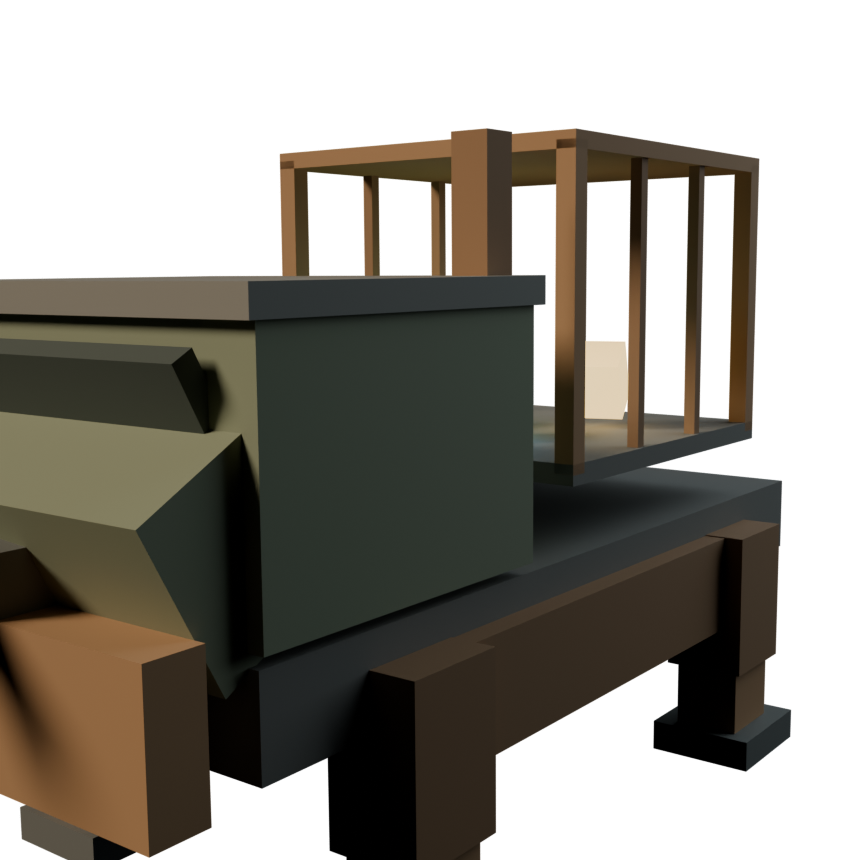
#> input picture inbox/_done/karavan_bosses/portrait_raw/karavan_gruz.png, 860 x 860 px; its folder holds 3 pictures in this run
$ python compose_portraits.py
#> lines starting #> are read from the running program, lines starting #| are printed output that depends on the picture; after the words box and inside, x2 and y2 are one past the last pixel; in counts of white or black regions, pixels touching at a corner belong together
# -*- coding: utf-8 -*-
# ЗАДАЧА 46а: композ портретов 612px (тёплый градиент + виньетка + рамка)
# и 46б: 10 иконок ярусов башни 128px (плита pack_icons + глиф + римская цифра).
import math
import os

import numpy as np
from PIL import Image, ImageDraw, ImageFilter

HERE = os.path.dirname(os.path.abspath(__file__))
RAW = os.path.join(HERE, 'portrait_raw')
OUT = HERE
TIERS_DIR = r'E:\StalkerRevert\StalkerRevert\inbox\tier_icons'
os.makedirs(TIERS_DIR, exist_ok=True)

S = 612
KARAVANS = [
    ('karavan_gruz', (46, 30, 16), (120, 78, 36)),
    ('karavan_bronekolonna', (44, 24, 16), (122, 62, 34)),
    ('karavan_tsar', (40, 36, 20), (128, 96, 46)),
]


def radial_glow(size, color, alpha):
    g = Image.new('L', (size, size), 0)
    d = ImageDraw.Draw(g)
    steps = 26
    for i in range(steps, 0, -1):
        r = int(size * 0.52 * i / steps)
        a = int(alpha * (1 - i / steps) ** 1.7)
        d.ellipse([size // 2 - r, size // 2 - r, size // 2 + r, size // 2 + r], fill=a)
    layer = Image.new('RGBA', (size, size), color + (0,))
    layer.putalpha(g)
    return layer


def compose_portrait(name, top, bot):
    bg = Image.new('RGB', (S, S))
    px = bg.load()
    for y in range(S):
        t = y / (S - 1)
        row = (int(top[0] + (bot[0] - top[0]) * t),
               int(top[1] + (bot[1] - top[1]) * t),
               int(top[2] + (bot[2] - top[2]) * t))
        for x in range(S):
            px[x, y] = row
    img = bg.convert('RGBA')
    img.alpha_composite(radial_glow(S, (255, 170, 70), 120))
    fg = Image.open(os.path.join(RAW, name + '.png')).convert('RGBA')
    fg.thumbnail((S - 30, S - 30), Image.LANCZOS)
    # тень
    sh = Image.new('RGBA', (S, S), (0, 0, 0, 0))
    a = fg.split()[3]
    foot = a.crop((0, max(0, a.height - 50), a.width, a.height))
    fw = int(fg.width * 1.25)
    foot = foot.resize((fw, max(8, foot.height // 3)))
    sh.paste(foot, ((S - fw) // 2, S - 50 - foot.height))
    r_, g_, b_, a_ = sh.split()
    a_ = a_.point(lambda v: v * 50 // 100)
    sh = Image.merge('RGBA', (r_, g_, b_, a_)).filter(ImageFilter.GaussianBlur(12))
    img.alpha_composite(sh)
    img.alpha_composite(fg, ((S - fg.width) // 2, S - 22 - fg.height))
    # виньетка + тёмная рамка серии
    vig = Image.new('L', (S, S), 0)
    dv = ImageDraw.Draw(vig)
    dv.rectangle([0, 0, S, S], fill=100)
    dv.ellipse([-S * 0.3, -S * 0.3, S * 1.3, S * 1.3], fill=0)
    vig = vig.filter(ImageFilter.GaussianBlur(46))
    dark = Image.new('RGBA', (S, S), (0, 0, 0, 255))
    dark.putalpha(vig)
    img.alpha_composite(dark)
    d = ImageDraw.Draw(img)
    d.rectangle([0, 0, S - 1, S - 1], outline=(12, 12, 10, 255), width=14)
    img.convert('RGB').save(os.path.join(OUT, name + '.png'))
    print('PORTRAIT OK', name)


# ==================== 46б: иконки ярусов 128px ====================
TS = 128
TC = 64


def plate_base(rim):
    img = Image.new('RGBA', (TS, TS), (0, 0, 0, 0))
    d = ImageDraw.Draw(img)
    cut = 18
    pts = [(cut, 4), (TS - cut, 4), (TS - 4, cut), (TS - 4, TS - cut),
           (TS - cut, TS - 4), (cut, TS - 4), (4, TS - cut), (4, cut), (cut, 4)]
    d.polygon(pts, fill=(22, 25, 20, 248))
    d.line(pts, fill=rim + (220,), width=4)
    for bx, by in [(cut - 4, cut - 4), (TS - cut + 4, cut - 4),
                   (cut - 4, TS - cut + 4), (TS - cut + 4, TS - cut + 4)]:
        d.ellipse([bx - 3, by - 3, bx + 3, by + 3], fill=rim + (190,))
    return img, d


ROMAN = ['I', 'II', 'III', 'IV', 'V', 'VI', 'VII', 'VIII', 'IX', 'X']


def num_strip(d, i, rim):
    d.rectangle([20, TS - 26, TS - 20, TS - 8], fill=(30, 33, 27, 255),
                outline=rim + (160,), width=2)
    w = len(ROMAN[i]) * 9 + 4
    # римские — простым PIL-шрифтом нет; рисуем палочками
    x0 = TC - w // 2
    y0 = TS - 24
    x = x0
    for ch in ROMAN[i]:
        if ch == 'I':
            d.rectangle([x, y0, x + 4, y0 + 14], fill=(232, 226, 190, 255))
            x += 9
        elif ch == 'V':
            d.polygon([(x, y0), (x + 5, y0 + 14), (x + 10, y0)], fill=(232, 226, 190, 255))
            x += 14
        elif ch == 'X':
            d.line([x, y0, x + 10, y0 + 14], fill=(232, 226, 190, 255), width=4)
            d.line([x + 10, y0, x, y0 + 14], fill=(232, 226, 190, 255), width=4)
            x += 14


def g_roots(d):
    # ветвистые корни
    d.line([TC, 26, TC, 52], fill=(160, 175, 110, 255), width=5)
    for dx, dy, ex, ey in [(0, 40, -20, 56), (0, 40, 20, 56), (0, 48, -8, 60), (0, 48, 10, 62)]:
        d.line([TC + dx, dy, TC + ex, ey], fill=(140, 155, 95, 235), width=4)
        d.ellipse([TC + ex - 3, ey - 3, TC + ex + 3, ey + 3], fill=(180, 195, 120, 255))


def g_pipes(d):
    # колено трубы с фланцами
    d.line([TC - 18, 36, TC + 8, 36], fill=(150, 165, 175, 255), width=10)
    d.line([TC + 8, 36, TC + 8, 58], fill=(150, 165, 175, 255), width=10)
    for (fx, fy) in [(TC - 22, 36), (TC + 8, 62)]:
        d.ellipse([fx - 7, fy - 7, fx + 7, fy + 7], outline=(190, 205, 215, 255), width=4)
    d.arc([TC - 6, 24, TC + 22, 52], 270, 90, fill=(150, 165, 175, 255), width=10)


def g_dump(d):
    # куча хлама: скошенные плиты
    d.polygon([(TC - 24, 58), (TC - 8, 34), (TC + 2, 58)], fill=(150, 110, 70, 255))
    d.polygon([(TC - 6, 58), (TC + 10, 30), (TC + 26, 58)], fill=(120, 88, 56, 255))
    d.rectangle([TC - 26, 58, TC + 26, 62], fill=(96, 70, 44, 255))
    d.line([TC + 2, 44, TC + 16, 38], fill=(180, 140, 90, 255), width=3)


def g_hollow(d):
    # глухая падь: впадина между холмами, туман
    d.polygon([(18, 58), (34, 34), (46, 58)], fill=(95, 80, 115, 255))
    d.polygon([(TC + 2, 58), (TC + 18, 30), (TC + 34, 58)], fill=(95, 80, 115, 255))
    d.arc([TC - 16, 42, TC + 16, 66], 180, 360, fill=(140, 120, 165, 200), width=5)
    d.arc([TC - 24, 50, TC + 24, 74], 180, 360, fill=(120, 100, 145, 160), width=4)


def g_rust_forest(d):
    # ржавое дерево из балок
    d.line([TC, 58, TC, 30], fill=(165, 110, 55, 255), width=8)
    d.line([TC, 42, TC - 16, 30], fill=(140, 92, 46, 255), width=5)
    d.line([TC, 36, TC + 15, 24], fill=(140, 92, 46, 255), width=5)
    d.line([TC, 52, TC + 20, 46], fill=(120, 78, 38, 255), width=4)
    d.line([TC, 52, TC - 20, 48], fill=(120, 78, 38, 255), width=4)
    d.rectangle([TC - 22, 58, TC + 22, 62], fill=(100, 66, 32, 255))


def g_ravine(d):
    # буерак: зигзаг-овраг
    d.line([24, 30, 44, 40, 34, 50, 56, 60], fill=(190, 165, 80, 255), width=5, joint='curve')
    d.line([104, 30, 84, 40, 94, 50, 72, 60], fill=(160, 138, 66, 255), width=5, joint='curve')
    d.line([TC - 10, 34, TC - 2, 44, TC - 8, 54], fill=(230, 205, 120, 255), width=4)


def g_sarcophagus(d):
    # саркофаг
    d.polygon([(TC - 16, 34), (TC + 16, 34), (TC + 20, 62), (TC - 20, 62)],
              fill=(120, 135, 120, 255), outline=(190, 205, 190, 255))
    d.line([TC - 16, 40, TC + 16, 40], fill=(190, 205, 190, 255), width=3)
    d.ellipse([TC - 5, 44, TC + 5, 54], outline=(190, 205, 190, 255), width=3)


def g_polygon(d):
    # полигон: мишень
    for r, a in ((22, 255), (14, 220), (7, 255)):
        d.ellipse([TC - r, 44 - r, TC + r, 44 + r], outline=(130, 165, 100, a), width=4)
    d.line([TC - 26, 44, TC - 18, 44], fill=(160, 200, 120, 255), width=3)
    d.line([TC + 18, 44, TC + 26, 44], fill=(160, 200, 120, 255), width=3)
    d.line([TC, 18, TC, 26], fill=(160, 200, 120, 255), width=3)


def g_rubezh(d):
    # рубеж: тройной шеврон коменданта
    for i, y in enumerate((26, 40, 54)):
        w = 20 - i * 3
        d.line([TC - w, y, TC, y + 9], fill=(200, 90, 70, 255 - i * 20), width=6)
        d.line([TC, y + 9, TC + w, y], fill=(200, 90, 70, 255 - i * 20), width=6)


def g_heart(d):
    # сердце Зоны: сердце + пульс
    d.polygon([(TC, 34), (TC + 18, 44), (TC + 18, 50), (TC, 62), (TC - 18, 50),
               (TC - 18, 44)], fill=(225, 185, 65, 255), outline=(255, 225, 120, 255))
    d.polygon([(TC, 44), (TC + 10, 49), (TC, 54), (TC - 10, 49)], fill=(255, 235, 150, 255))
    d.line([TC - 26, 49, TC - 14, 49], fill=(255, 225, 120, 220), width=3)
    d.line([TC + 14, 49, TC + 26, 49], fill=(255, 225, 120, 220), width=3)


GLYPHS = [g_roots, g_pipes, g_dump, g_hollow, g_rust_forest,
          g_ravine, g_sarcophagus, g_polygon, g_rubezh, g_heart]
# палитра TowerData.TIER_COLORS (согласована с игрой)
RIMS = [(115, 128, 77), (115, 133, 140), (140, 107, 64), (107, 89, 128),
        (153, 102, 51), (140, 122, 64), (128, 140, 128), (89, 115, 77),
        (140, 64, 51), (217, 179, 64)]


def tier_icon(i, glyph, rim):
    img, d = plate_base(rim)
    glyph(d)
    num_strip(d, i, rim)
    a = np.array(img).astype(np.int16)
    n = np.random.default_rng(1000 + i).integers(-3, 4, (TS, TS, 1))
    a[..., :3] = np.clip(a[..., :3] + n, 0, 255)
    Image.fromarray(a.astype(np.uint8)).save(os.path.join(TIERS_DIR, f'tier_{i + 1}.png'))
    print('TIER OK', i + 1)


if __name__ == '__main__':
    for name, top, bot in KARAVANS:
        compose_portrait(name, top, bot)
#> in compose_portrait, `bg = Image.new('RGB', (S, S))`: bg: PIL image 612x612 RGB; every value is 0
#> in radial_glow, `g = Image.new('L', (size, size), 0)`: g: PIL image 612x612 L; every value is 0
#> in radial_glow, `layer.putalpha(g)`:
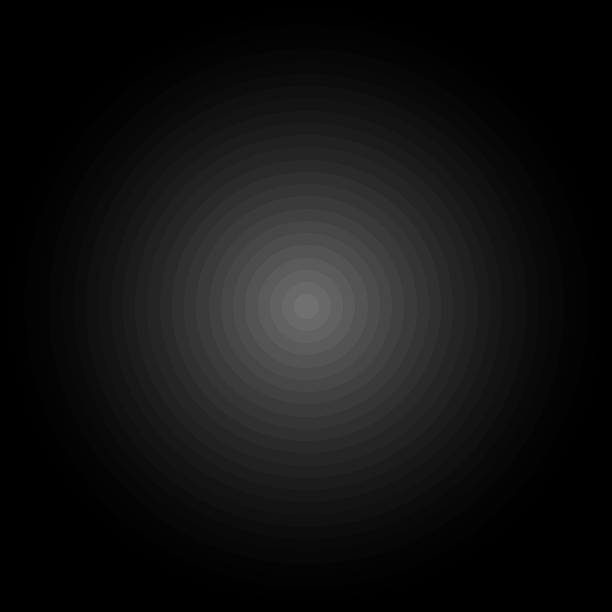
#> g: PIL image 612x612 L; min 0, max 112, mean 18.6
#> in radial_glow, `layer.putalpha(g)`:
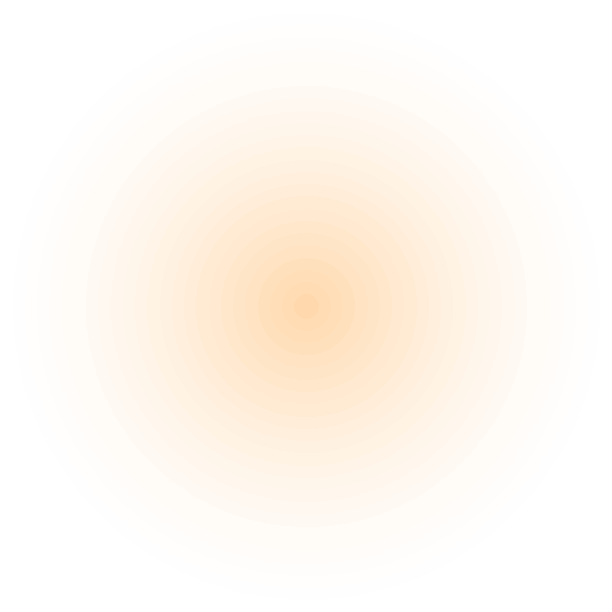
#> layer: PIL image 612x612 RGBA; mean R, G, B, A 255, 170, 70, 18.6; transparent parts drawn white
#> in compose_portrait, `img.alpha_composite(radial_glow(S, (255, 170, 70), 120))`:
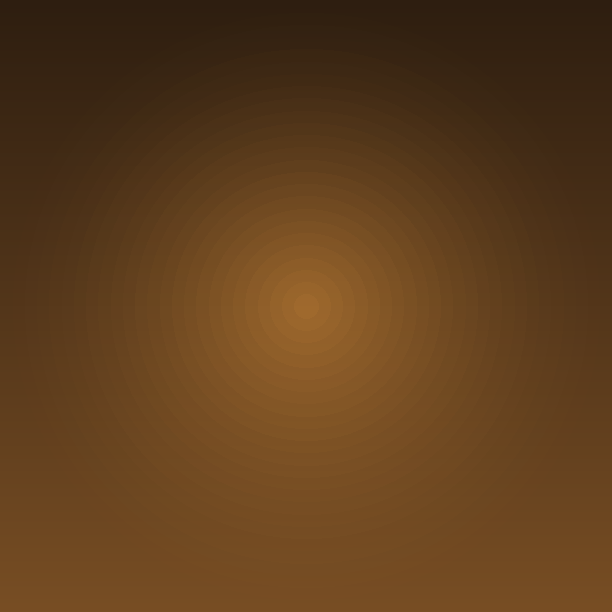
#> img: PIL image 612x612 RGBA; mean R, G, B, A 95.1, 62, 28.7, 255
#> in compose_portrait, fg is the input picture: PIL image 860x860 RGBA; mean R, G, B, A 36.7, 33.1, 25.7, 144.4
#> in compose_portrait, `sh = Image.new('RGBA', (S, S), (0, 0, 0, 0))`: sh: PIL image 612x612 RGBA; every value is 0
#> in compose_portrait, `a = fg.split()[3]`:
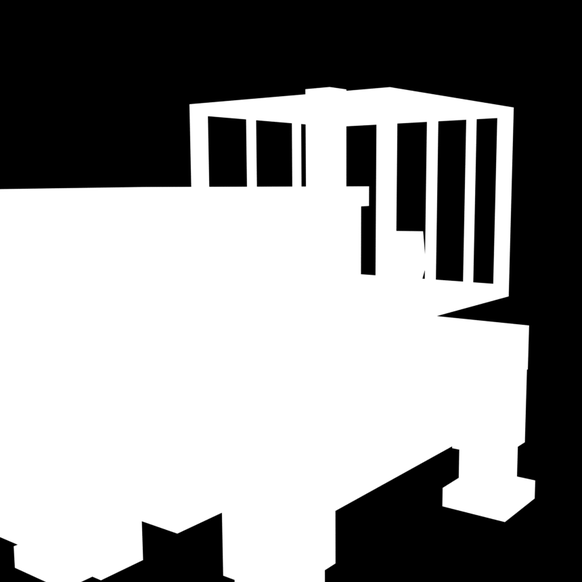
#> a: PIL image 582x582 L; min 0, max 255, mean 144.4
#> in compose_portrait, `r_, g_, b_, a_ = sh.split()`:
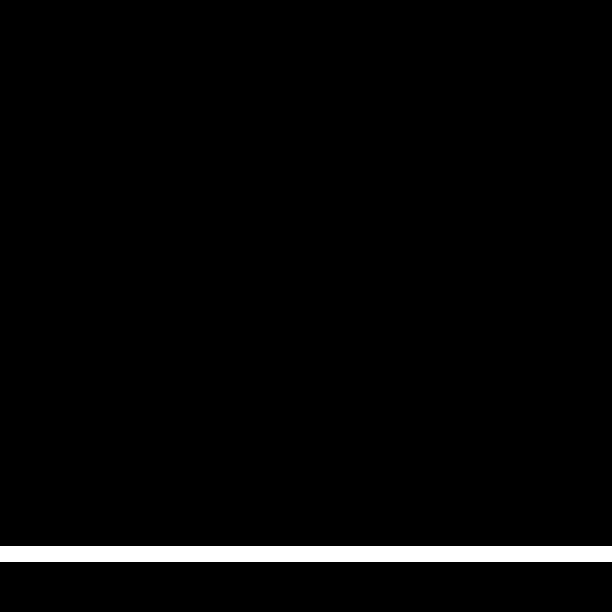
#> a_: PIL image 612x612 L; 2.6% white; 1 white region, box (x1, y1, x2, y2) and area: (0, 546, 612, 562) 9792
#> in compose_portrait, `sh = Image.merge('RGBA', (r_, g_, b_, a_)).filter(ImageFilter.Gaussian..`:
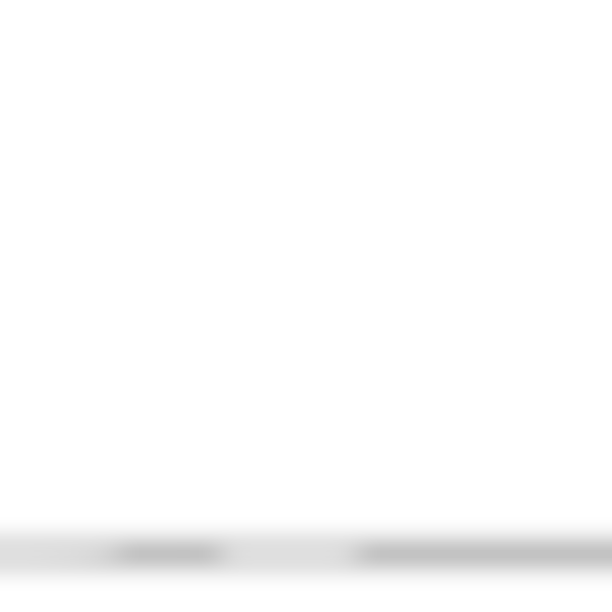
#> sh: PIL image 612x612 RGBA; mean R, G, B, A 2.6, 2.6, 2.6, 3.3; transparent parts drawn white
#> in compose_portrait, `img.convert('RGB').save(os.path.join(OUT, name + '.png'))`:
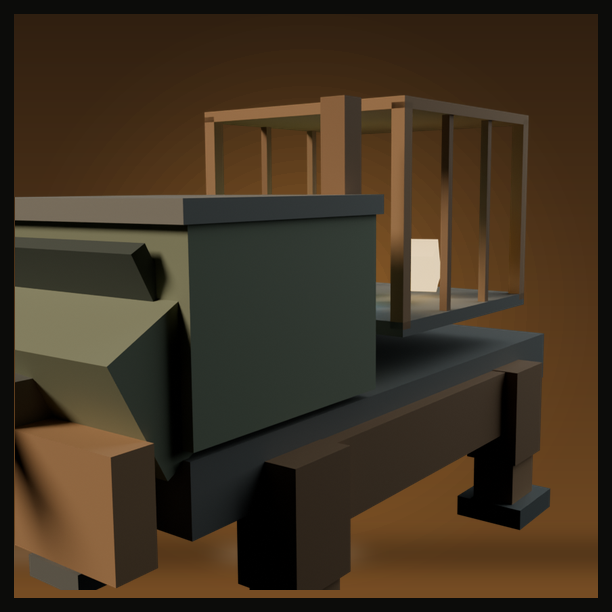
#> saved as karavan_gruz.png: PIL image 612x612 RGB; mean R, G, B 64.7, 50.7, 33.5
#> pass 2 of the loop `for name, top, bot in KARAVANS:`:
#> in compose_portrait (call 2), `img = bg.convert('RGBA')`:
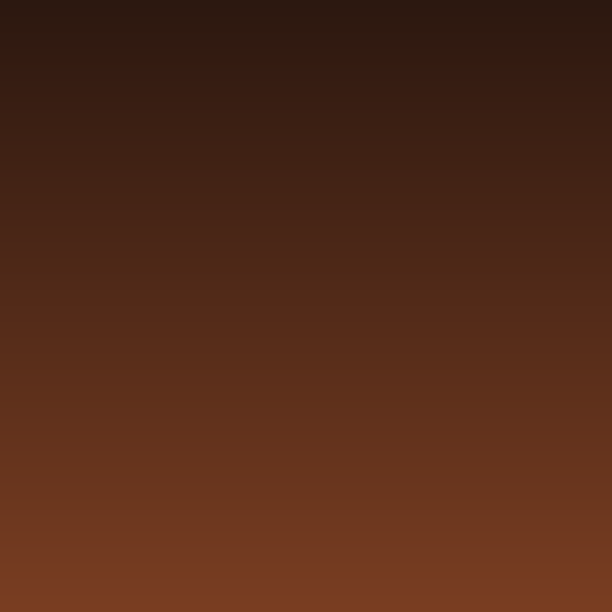
#> img: PIL image 612x612 RGBA; mean R, G, B, A 82.5, 42.5, 24.5, 255
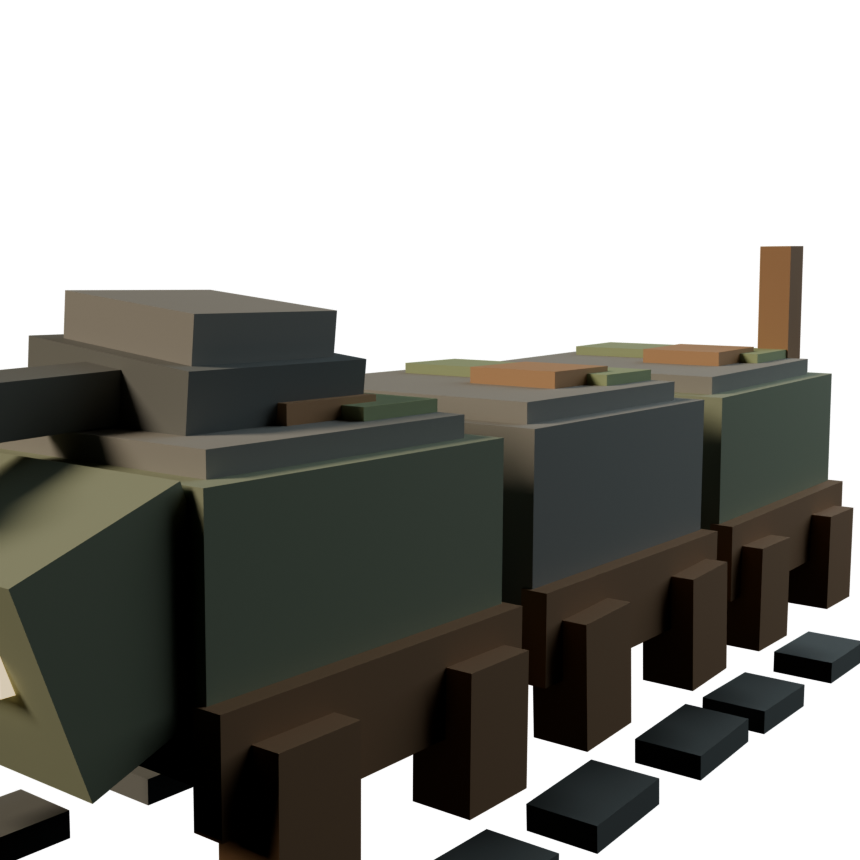
#> input picture inbox/_done/karavan_bosses/portrait_raw/karavan_bronekolonna.png, 860 x 860 px
#> in compose_portrait, fg is the input picture: PIL image 860x860 RGBA; mean R, G, B, A 28.7, 28.1, 23.7, 134.7
#> fg: PIL image 582x582 RGBA
#> in compose_portrait (call 2), `img.convert('RGB').save(os.path.join(OUT, name + '.png'))`:
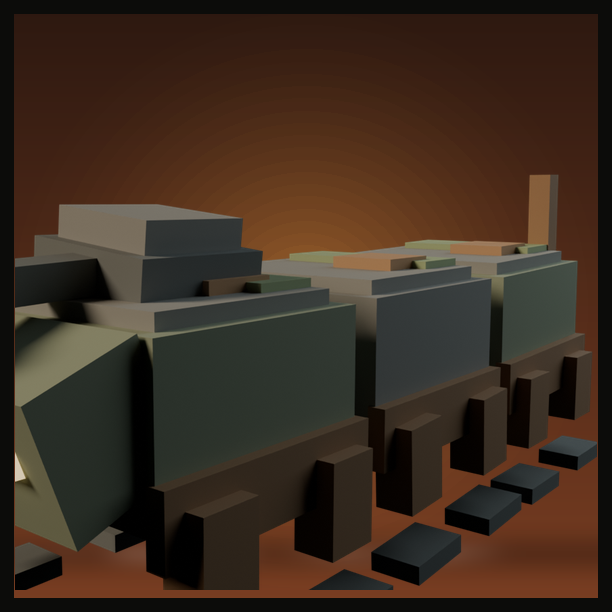
#> saved as karavan_bronekolonna.png: PIL image 612x612 RGB; mean R, G, B 60.4, 44.5, 32.4
#> pass 3 of the loop `for name, top, bot in KARAVANS:`:
#> in compose_portrait (call 3), `img = bg.convert('RGBA')`:
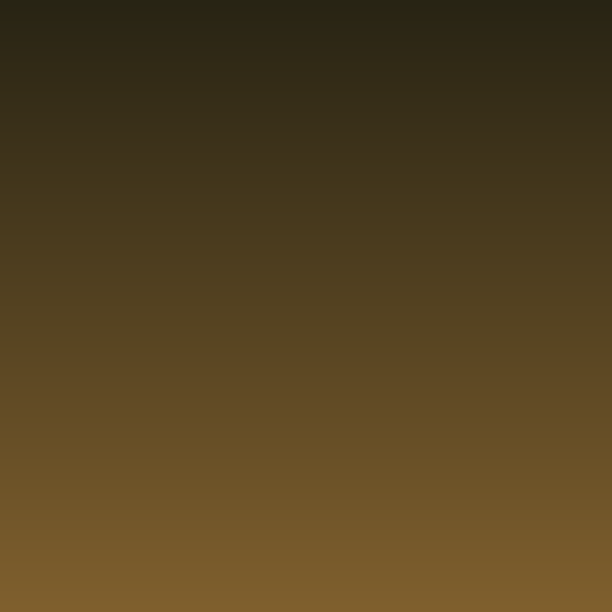
#> img: PIL image 612x612 RGBA; mean R, G, B, A 83.5, 65.5, 32.5, 255
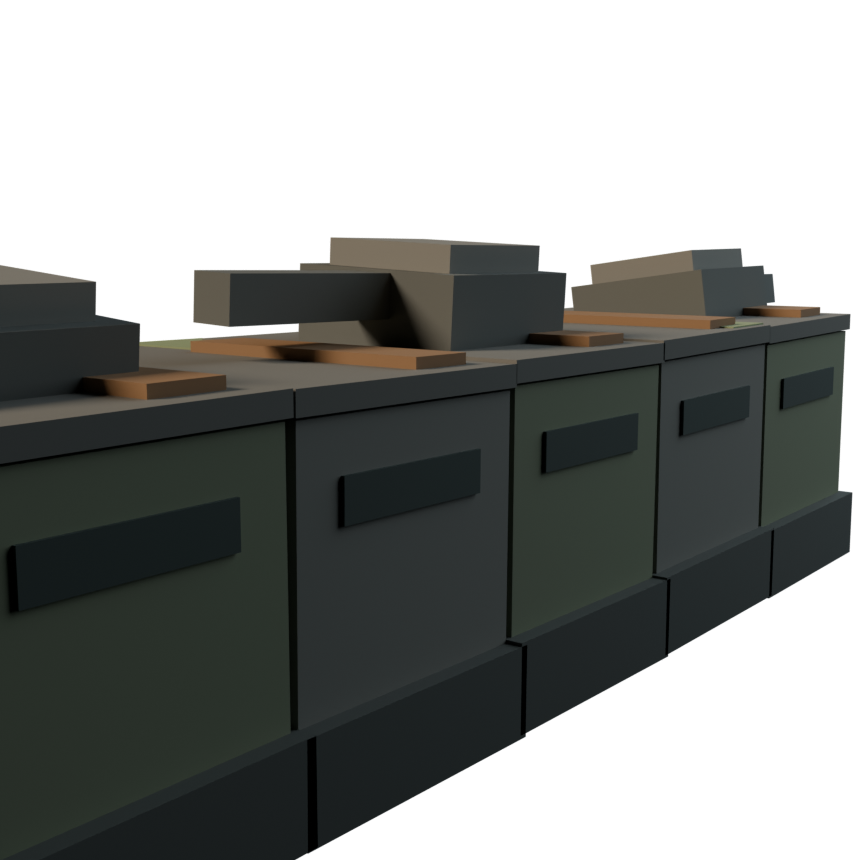
#> input picture inbox/_done/karavan_bosses/portrait_raw/karavan_tsar.png, 860 x 860 px
#> in compose_portrait, fg is the input picture: PIL image 860x860 RGBA; mean R, G, B, A 26.4, 28.5, 26.4, 142.5
#> fg: PIL image 582x582 RGBA
#> in compose_portrait (call 3), `sh = Image.merge('RGBA', (r_, g_, b_, a_)).filter(ImageFilter.Gaussian..`:
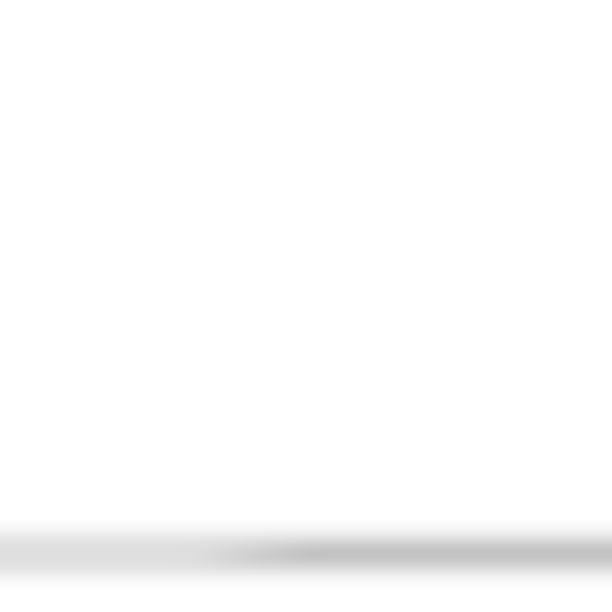
#> sh: PIL image 612x612 RGBA; mean R, G, B, A 2.7, 2.7, 2.7, 3.3; transparent parts drawn white
    for i in range(10):
        tier_icon(i, GLYPHS[i], RIMS[i])
    print('TASK46 DONE')
